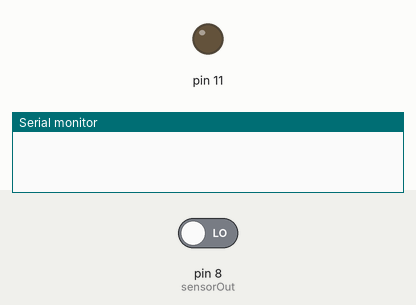
Recording of a sketch running on a simulated Arduino Uno, built with avr-gcc and run on an emulated ATmega328P. Parts: output pins drawn as LEDs (lit = HIGH), the last lines printed to the serial monitor. The test bench sets the inputs (shaded band); at power-on: pin 8 (sensorOut) LOW. Pins used as bus, display or sensor lines are not drawn.

Above: at 0.1 s.
At 3.2 s:
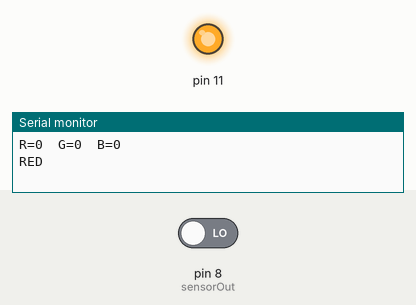
Timing chart, 0 to 4.7 s (numbered marks = the images above):
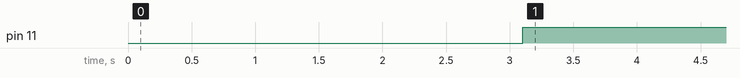

The sketch:

ColorSensor.ino
```cpp
#define S0 4
#define S1 5
#define S2 6
#define S3 7
#define sensorOut 8

void setup() {
  Serial.begin(9600);
  pinMode(S0, OUTPUT);
  pinMode(S1, OUTPUT);
  pinMode(S2, OUTPUT);
  pinMode(S3, OUTPUT);
  pinMode(sensorOut, INPUT);

  digitalWrite(S0, HIGH);
  digitalWrite(S1, HIGH);
}

unsigned long r, g, b;

void loop() {
  digitalWrite(S2, LOW);
  digitalWrite(S3, LOW);
  r = pulseIn(sensorOut, LOW);
  digitalWrite(S2, HIGH);
  digitalWrite(S3, HIGH);
  g = pulseIn(sensorOut, LOW);
  digitalWrite(S2, LOW);
  digitalWrite(S3, HIGH);
  b = pulseIn(sensorOut, LOW);

  Serial.print("R=");
  Serial.print(r);
  Serial.print("\tG=");
  Serial.print(g);
  Serial.print("\tB=");
  Serial.println(b);

  delay(100);

  if ( (r <= 5) && (g <= 12) && (b <= 9) ) {
      Serial.println("RED");
      analogWrite(11, 255);
  } else if ( (r <= 9) && (g <= 10) && (b <= 6) ) {
      Serial.println("BLUE");
      analogWrite(9, 255);
  } else if ( (r <= 8) && (g <= 8) && (b <= 10) ) {
      Serial.println("GREEN");
      analogWrite(10, 255);
  } else {
    analogWrite(9, 0);
    analogWrite(10, 0);
    analogWrite(11, 0);
  }
}
```

Measured:
- by itself, pin 11: LOW → HIGH at 3.1 s
